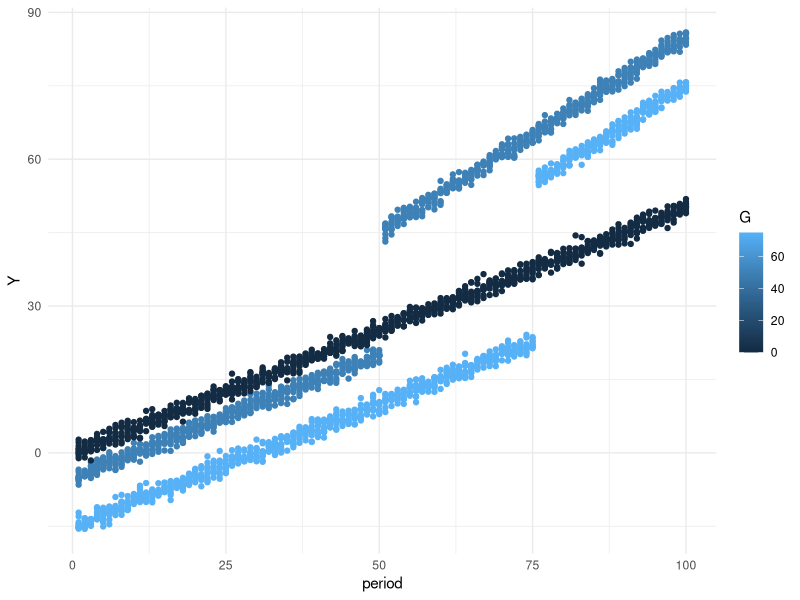

Write the R code that produced this figure. (Note: this script raises an error after producing the figure.)
# Load required libraries
library(dplyr)
library(ggplot2)
library(broom) # for tidy function

# Set seed for reproducibility
set.seed(123)

# Number of individuals per group
n_per_group <- 10

# Number of time periods
n_periods <- 100

# Time variable
time <- 1:n_periods

# Generate synthetic data
data2 <- data.frame(
  G = rep(c(50, 75, 0), each = n_per_group * n_periods),
  id = rep(rep(1:n_per_group, each = n_periods), times = 3),
  period = rep(time, times = 3 * n_per_group),
  stringsAsFactors = FALSE
)


data2 = data2 %>% group_by(id) %>% mutate(treat = ifelse((period > 50 & G == 50) | (period > 75 & G == 75), 1, 0),
                                          Y = rnorm(3 * n_periods, mean = case_when(
                                            treat == 1 & G== 50 ~ -5+0.5*period+10+0.3*period,
                                            treat == 0 & G== 50 ~ -5+0.5*period,
                                            treat == 1 & G== 75 ~ -15+0.5*period+10+0.3*period,
                                            treat == 0 & G== 75 ~ -15+0.5*period,
                                            TRUE ~ 0.5*period))) %>% distinct()


# on crée 3 groupes qui suivent la même tendance pre et post traitement mais le groupe 1 est traité en période 50 et le groupe 2 en période 75


data2 <- data2 %>%
  mutate(TreatmentPeriod = case_when(
    G == 1 ~ 50,
    G == 2 ~ 75,
    G == 3 ~ 0,
    TRUE ~ NA_real_  # pour gérer les cas non spécifiés, optionnel
  ))

# Plot the simulated data
ggplot(data2, aes(x = period, y = Y, color = G, linetype = factor(treat))) +
  geom_point() +
  labs(x = "period", y = "Y", color = "G", linetype = "treat") +
  theme_minimal()

# Estimate DiD parameters using linear regression
diD_model <- lm(Y ~ treat + period + treat:period + G, data = data2)

# Display DiD model summary
summary(diD_model)


#On ajoute les colonnes X et cluster nulles
data2$X <- 0
data2$cluster <- 0



# Event study approach

# generate leads and lags of the treatment
t0 = 50# Number of periods before the event
t1 = 25 # Number of periods after the event
Dtl <- sapply(-t0:t1, function(l) {1*((data2$period == data2$TreatmentPeriod + l) & (data2$TreatmentPeriod > 0))})
Dtl <- as.data.frame(Dtl)
cnames1 <- paste0("Dtmin", t0:1)
colnames(Dtl) <- c(cnames1, paste0("Dt", 0:t1))
data2 <- cbind.data.frame(data2, Dtl)
row.names(data2) <- NULL

# panel regression
pdata = pdata.frame(data2, index = c("id", "period", "G"))
# table(index(pdata))

es <- plm(as.formula(paste("Y ~", paste(colnames(Dtl), collapse="+"))), data = pdata, model = "within", effect = "twoways")

summary(es)

# dans es on retrouve tous nos coefficients de Dt0, Dt1 etc et ensuite on fait la regression linéaire des coefficients des Dt sur le temps.
#Normalement nous devrions retrouver 0.5 (c.f manière dont nos données sont simulées) mais ici on trouve 0.3

valeurs_reg_Dt <- as.numeric(coef(es))


# Afficher les coefficients numériques
print(valeurs_reg_Dt)

valeurs_reg_Dt_aprestraitement <- valeurs_reg_Dt[(t0+2):(t1+t0+1)]

df1 = data.frame(y = valeurs_reg_Dt_aprestraitement, x = c(1:t1))


maregression = lm(y~x, data = df1)

summary(maregression)
